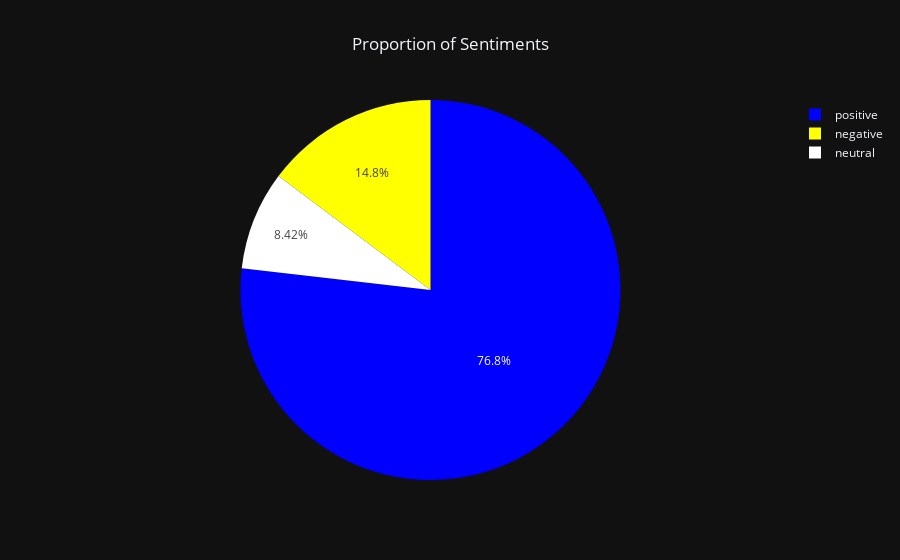

Notebook code for this chart:
### Code cell
fig = go.Figure(data=[go.Pie(labels=data['polarity'].value_counts().index.tolist(),
                             values=data['polarity'].value_counts().tolist(),
                            marker=dict(colors=['blue','yellow','white']))])

fig.update_layout(title_text='Proportion of Sentiments',title_x=0.5,
                  template='plotly_dark')
fig.show()

### Figure 1 — Plotly figure (JSON) as saved in the notebook; plotly's stock layout.template omitted (floating-point values rounded to 4 significant figures)
{"data": [{"labels": ["positive", "negative", "neutral"], "marker": {"colors": ["blue", "yellow", "white"]}, "type": "pie", "values": [2134, 410, 234]}], "layout": {"title": {"text": "Proportion of Sentiments", "x": 0.5}}}
